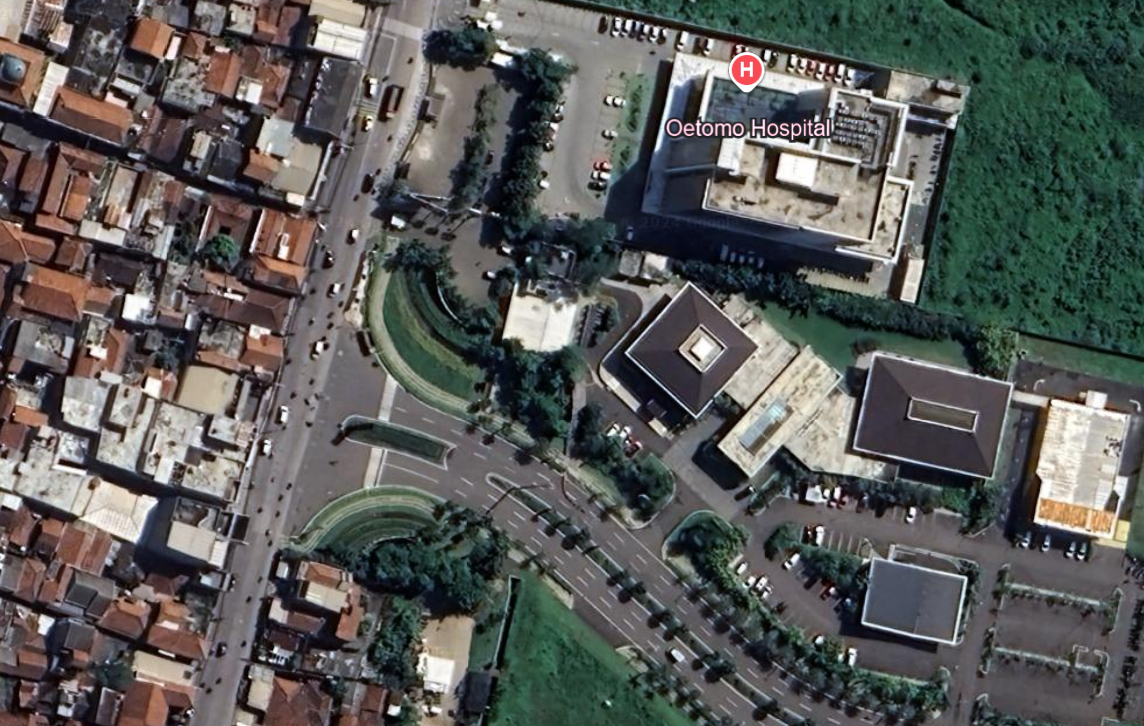
#> input picture img/Jalanan Kota.png, 1144 x 726 px; its folder holds only this picture in this run
$ jupyter execute clustering.ipynb
#> lines starting #> are read from the running program, lines starting #| are printed output that depends on the picture; long printed decimals are rounded
#> further down, img is the input picture: PIL image 1144x726 RGBA; mean R, G, B, A 89.1, 90.2, 87.9, 255
## **UJIAN TENGAH SEMESTER DATA MINING**

**Nama Anggota:**
- Muhammad Rumi Rifai   - 140810220026
- Adnan Hafizh Sinatria - 140810220048
- Rio Irawan            - 140810220084

## **Preprocessing Gambar**

Pada bagian ini, gambar akan dimuat dari folder, diproses (resize, konversi ke RGB), dan dinormalisasi.

[cell 1]
import os
from PIL import Image
import numpy as np

# Path to the folder containing the images
folder_path = './img'

# Preprocessing Function (Resize, Convert to RGB, Normalize)
def preprocess_image(img, size=(300, 300)):
    # Resize the image
#> called with size = (300, 300)
    img_resized = img.resize(size)
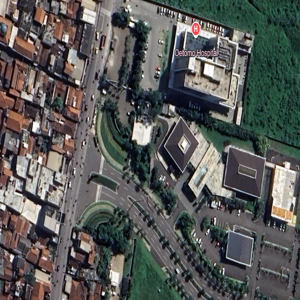
#> img_resized: PIL image 300x300 RGBA; mean R, G, B, A 89.1, 90.2, 87.9, 255

    # Convert RGBA to RGB if necessary
    img_rgb = img_resized.convert('RGB')

    # Normalize pixel values to [0, 1]
    img_array_rgb = np.array(img_rgb) / 255.0

    return img_array_rgb

# List to store processed images
processed_images = []

# Loop through all files in the folder
for file_name in os.listdir(folder_path):
    if file_name.endswith(('.png', '.jpg', '.jpeg')):  # Add other image formats if needed
        image_path = os.path.join(folder_path, file_name)

        # Open and preprocess the image
        img = Image.open(image_path)
        processed_img = preprocess_image(img)
        processed_images.append(processed_img)

# Output the shape of each processed image
for i, img in enumerate(processed_images):
    print(f"Processed Image {i+1} Shape:", img.shape)
#> this loop made 1 pass
#| Processed Image 1 Shape: (300, 300, 3)

## **EKSTRAKSI FITUR**

Fitur-fitur yang akan diekstrak meliputi warna (mean RGB), tekstur (variance), dan spasial (rata-rata per grid).

[cell 2]
# Feature extraction functions
def extract_color_features(img_array):
    # Calculate mean color for each channel (R, G, B)
    mean_colors = np.mean(img_array, axis=(0, 1))  # Mean across width and height
    return mean_colors

def extract_texture_features(img_array):
    # Calculate variance of pixel intensities to capture texture information
    variance = np.var(img_array, axis=(0, 1))  # Variance across width and height
    return variance

def extract_spatial_features(img_array, grid_size=(5, 5)):
    # Split the image into a grid and calculate mean for each grid cell
    h, w, c = img_array.shape
    grid_h, grid_w = grid_size
    spatial_features = []

    # Calculate the height and width of each grid cell
    cell_h, cell_w = h // grid_h, w // grid_w

    # Loop through grid cells and calculate mean pixel values
    for i in range(grid_h):
        for j in range(grid_w):
            cell = img_array[i*cell_h:(i+1)*cell_h, j*cell_w:(j+1)*cell_w, :]
            spatial_features.append(np.mean(cell, axis=(0, 1)))  # Mean of R, G, B values for each cell

    # Flatten the list of spatial features into a 1D array
    return np.array(spatial_features).flatten()

## Menggabungkan Fitur

Bagian ini akan menggunakan fungsi ekstraksi fitur untuk memproses setiap gambar yang telah di-preprocessing, lalu menyimpan hasil ekstraksi ke dalam variabel terpisah.

[cell 3]
# Lists to store features
color_features_list = []
texture_features_list = []
spatial_features_list = []

# Extract features for each processed image
for img in processed_images:
    color_features = extract_color_features(img)
    texture_features = extract_texture_features(img)
    spatial_features = extract_spatial_features(img)

    # Store features
    color_features_list.append(color_features)
    texture_features_list.append(texture_features)
    spatial_features_list.append(spatial_features)
#> this loop made 1 pass
#> (color_features, texture_features, h in extract_spatial_features, w in extract_spatial_features, c in extract_spatial_features, grid_h in extract_spatial_features, grid_w in extract_spatial_features, cell_h in extract_spatial_features) on pass 1: ([0.35, 0.354, 0.345], [0.0513, 0.0424, 0.0395], 300, 300, 3, 5, 5, 60)
#> after the loop, color_features_list = [[0.35, 0.354, 0.345]]; spatial_features_list = 1 item; texture_features_list = [[0.0513, 0.0424, 0.0395]]

# Output features for each processed image
for i in range(len(processed_images)):
    print(f"Color Features for Image {i+1}:", color_features_list[i])
    print(f"Texture Features for Image {i+1}:", texture_features_list[i])
    print(f"Spatial Features for Image {i+1}:", spatial_features_list[i])

## Visualisasi Fitur

Pada bagian ini, kita akan menampilkan visualisasi dari fitur yang telah diekstraksi, seperti rata-rata RGB untuk satu gambar.

[cell 4]
import matplotlib.pyplot as plt

# Visualize Color Features for the First Image
plt.figure(figsize=(10, 5))
plt.bar(['Red', 'Green', 'Blue'], color_features_list[0])
plt.title('Mean Color Features for Image 1')
plt.show()
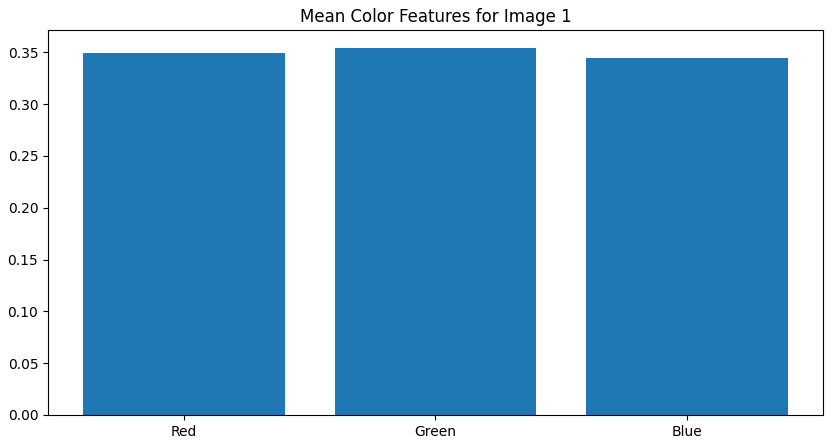
#> figure drawn by matplotlib, 1 panel; tallest bar 0.354 high, from x = 0.6 to 1.4

## Cek Hasil Ekstraksi

Menampilkan sebagian kecil dari array gambar yang sudah diproses untuk memastikan bahwa preprocessing berjalan dengan baik.

[cell 5]
# Display a small portion of the array to check correctness for the first image
for i, img in enumerate(processed_images):
    print(f"Sample from Image {i+1} Array:", img[0:2, 0:2, :])

$ run again, on img/Perkotaan2.png
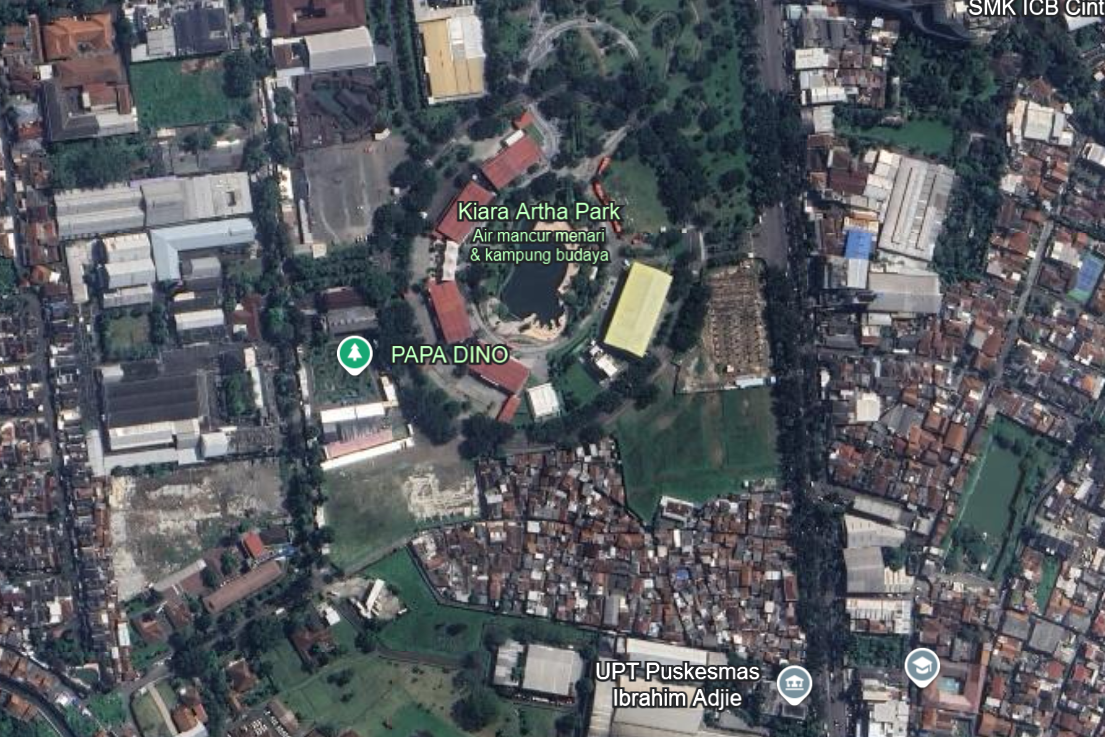
#> input picture img/Perkotaan2.png, 1105 x 737 px
#> img is the input picture: PIL image 1105x737 RGBA; mean R, G, B, A 87.8, 91, 96.1, 255
#> in preprocess_image, `img_resized = img.resize(size)`:
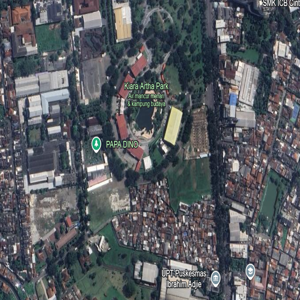
#> img_resized: PIL image 300x300 RGBA; mean R, G, B, A 87.8, 91, 96.1, 255
#> the loop `for i, img in enumerate(processed_images):` made 1 pass
#| Processed Image 1 Shape: (300, 300, 3)
#> the loop `for img in processed_images:` made 1 pass
#> (color_features, texture_features, h in extract_spatial_features, w in extract_spatial_features, c in extract_spatial_features, grid_h in extract_spatial_features, grid_w in extract_spatial_features, cell_h in extract_spatial_features) on pass 1: ([0.344, 0.357, 0.377], [0.0363, 0.0295, 0.0247], 300, 300, 3, 5, 5, 60)
#> after the loop `for img in processed_images:`: color_features_list = [[0.344, 0.357, 0.377]]; spatial_features_list = 1 item; texture_features_list = [[0.0363, 0.0295, 0.0247]]
#> the loop `for i in range(len(processed_images)):` made 1 pass
#| Color Features for Image 1: [0.3444 0.3569 0.3769]
#| Texture Features for Image 1: [0.03631 0.02945 0.02472]
#| Spatial Features for Image 1: [0.3417 0.346 0.3705 0.3431  0.3532 0.384
#|  0.3122 0.343 0.3618 0.2719 0.3071 0.3362
#|  0.2628 0.2947 0.327 0.461 0.4706 0.4993
#|  0.3297 0.351  0.3827 0.3382 0.3539 0.3456
#> (further printed lines are left out)
#> `plt.show()`:
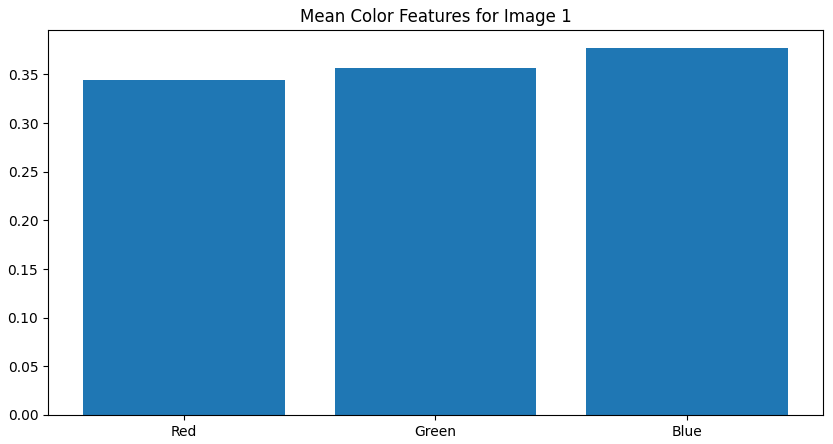
#> figure drawn by matplotlib, 1 panel; tallest bar 0.377 high, from x = 1.6 to 2.4

$ run again, on img/Sawah.png
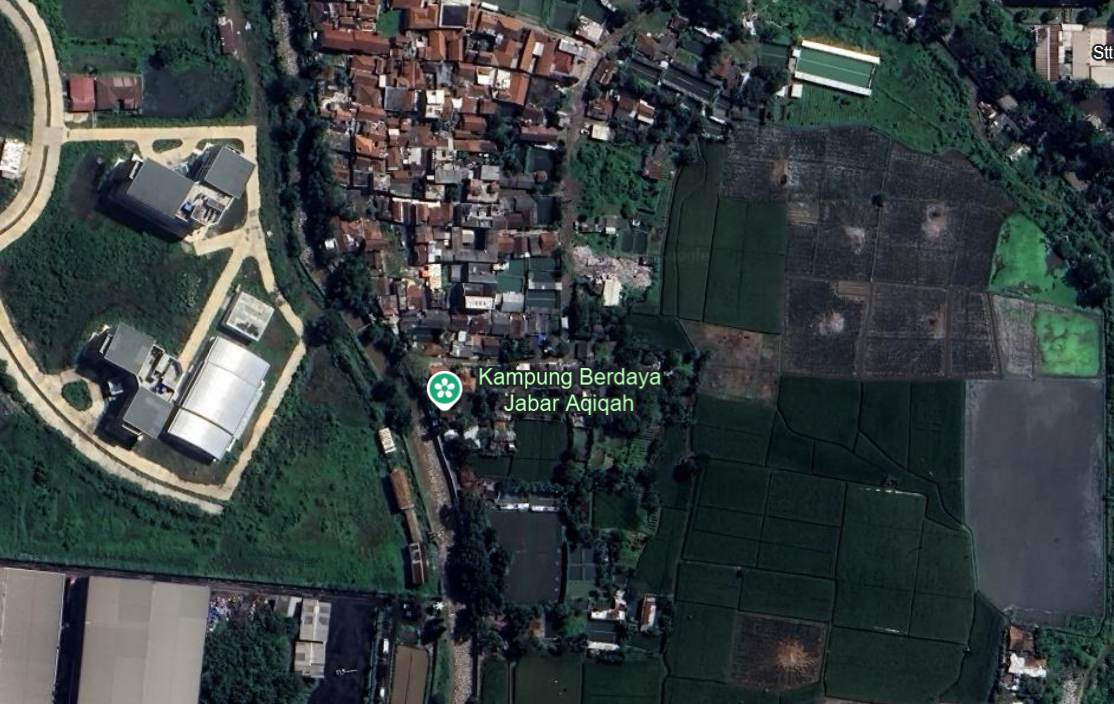
#> input picture img/Sawah.png, 1114 x 704 px
#> img is the input picture: PIL image 1114x704 RGBA; mean R, G, B, A 56.3, 64.9, 64.6, 255
#> in preprocess_image, `img_resized = img.resize(size)`:
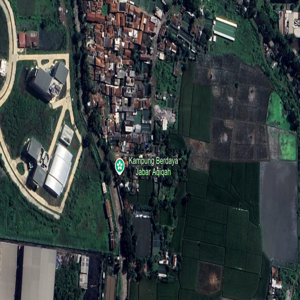
#> img_resized: PIL image 300x300 RGBA; mean R, G, B, A 56.3, 64.9, 64.6, 255
#> the loop `for i, img in enumerate(processed_images):` made 1 pass
#| Processed Image 1 Shape: (300, 300, 3)
#> the loop `for img in processed_images:` made 1 pass
#> (color_features, texture_features, h in extract_spatial_features, w in extract_spatial_features, c in extract_spatial_features, grid_h in extract_spatial_features, grid_w in extract_spatial_features, cell_h in extract_spatial_features) on pass 1: ([0.221, 0.254, 0.254], [0.0389, 0.0312, 0.0257], 300, 300, 3, 5, 5, 60)
#> after the loop `for img in processed_images:`: color_features_list = [[0.221, 0.254, 0.254]]; spatial_features_list = 1 item; texture_features_list = [[0.0389, 0.0312, 0.0257]]
#> the loop `for i in range(len(processed_images)):` made 1 pass
#| Color Features for Image 1: [0.2206 0.2545 0.2535]
#| Texture Features for Image 1: [0.03891 0.03121 0.02569]
#| Spatial Features for Image 1: [0.3146 0.3458 0.3156 0.2858 0.2622 0.2642
#|  0.3086 0.2843  0.2916 0.2002 0.2645 0.2604
#|  0.1845 0.2293 0.2358 0.3178 0.35 0.3326
#|  0.3041 0.2983 0.2962 0.2424 0.2688  0.2746
#> (further printed lines are left out)
#> `plt.show()`:
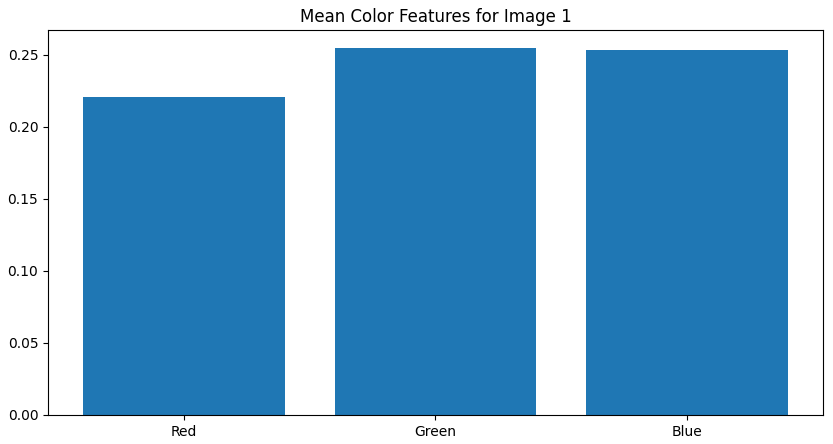
#> figure drawn by matplotlib, 1 panel; tallest bar 0.254 high, from x = 0.6 to 1.4
